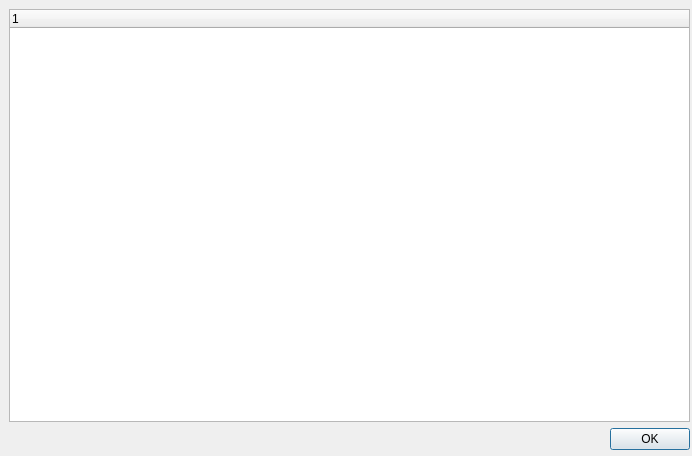
<?xml version="1.0" encoding="UTF-8"?>
<ui version="4.0">
 <class>WidgetImageSelector</class>
 <widget class="QDialog" name="WidgetImageSelector">
  <property name="geometry">
   <rect>
    <x>0</x>
    <y>0</y>
    <width>692</width>
    <height>456</height>
   </rect>
  </property>
  <property name="windowTitle">
   <string>WidgetImageSelector ..</string>
  </property>
  <property name="windowIcon">
   <iconset resource="../../AutosResourceFile.qrc">
    <normaloff>:/Images/Images/fatbee_v2.ico</normaloff>:/Images/Images/fatbee_v2.ico</iconset>
  </property>
  <widget class="QWidget" name="layoutWidget">
   <property name="geometry">
    <rect>
     <x>9</x>
     <y>9</y>
     <width>681</width>
     <height>441</height>
    </rect>
   </property>
   <layout class="QVBoxLayout" name="verticalLayout">
    <item>
     <widget class="QTreeWidget" name="WidgetImageSelectorTreeWidget">
      <column>
       <property name="text">
        <string notr="true">1</string>
       </property>
      </column>
     </widget>
    </item>
    <item>
     <layout class="QHBoxLayout" name="horizontalLayout">
      <item>
       <spacer name="horizontalSpacer">
        <property name="orientation">
         <enum>Qt::Horizontal</enum>
        </property>
        <property name="sizeHint" stdset="0">
         <size>
          <width>40</width>
          <height>20</height>
         </size>
        </property>
       </spacer>
      </item>
      <item>
       <widget class="QPushButton" name="WidgetImageSelectorPushButtonOk">
        <property name="text">
         <string>OK</string>
        </property>
       </widget>
      </item>
     </layout>
    </item>
   </layout>
  </widget>
 </widget>
 <resources>
  <include location="../../AutosResourceFile.qrc"/>
 </resources>
 <connections/>
</ui>
